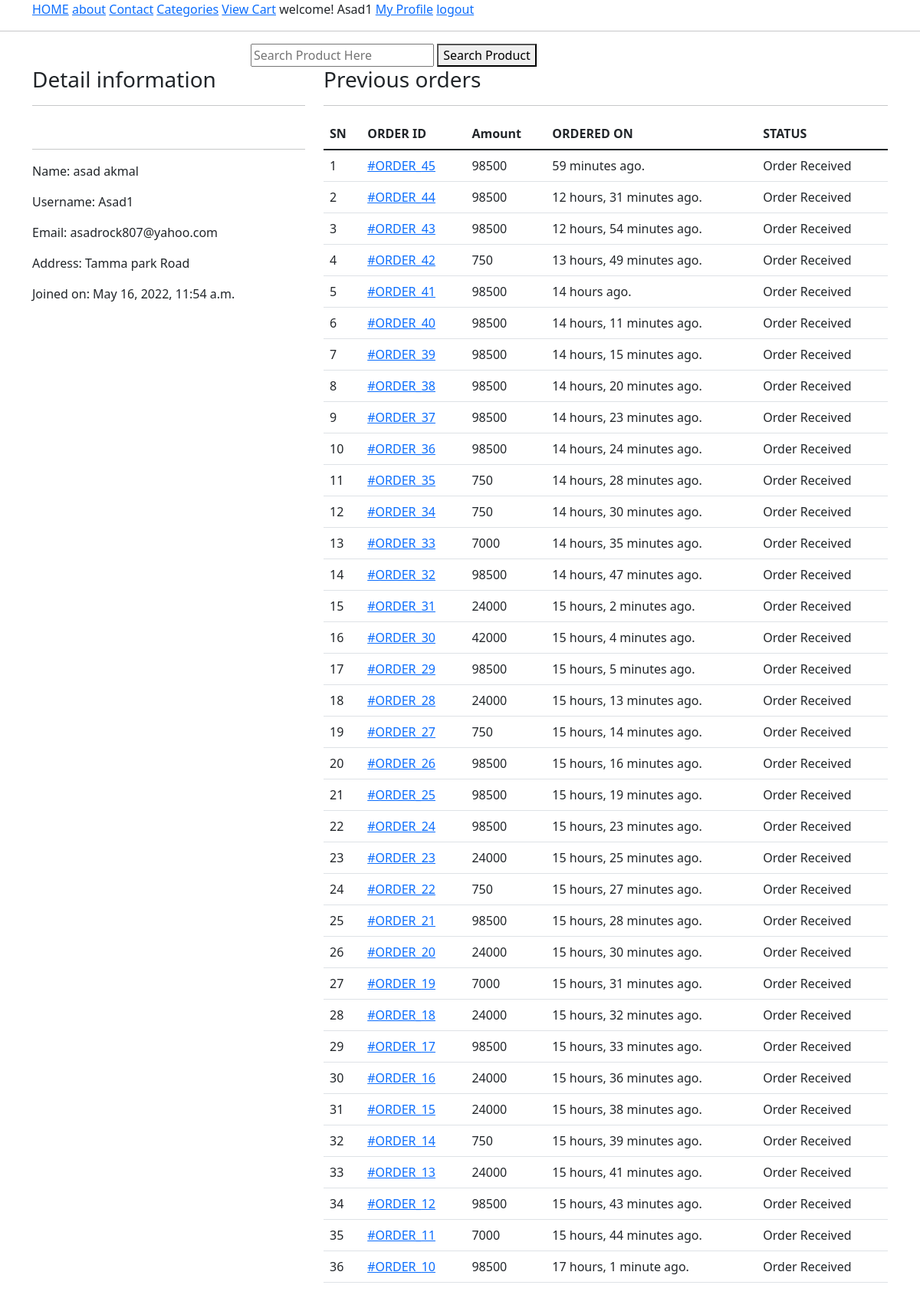
The app's page /profile/ (signed in) with its own data.
### ecomapp/models.py (models this page shows, shortened)
class Customer(models.Model):
    user = models.OneToOneField(User, on_delete=models.CASCADE)
    full_name = models.CharField(max_length=200)
    address = models.CharField(max_length=200, null=True, blank=True)
    joined_on = models.DateTimeField(auto_now_add=True)

class Order(models.Model):
    cart = models.OneToOneField(Cart, on_delete=models.CASCADE)
    order_by = models.CharField(max_length=200)
    shipping_address = models.CharField(max_length=200)
    mobile = models.CharField(max_length=15)
    email = models.EmailField()
    subtotal = models.PositiveBigIntegerField(default=0)
    discount = models.PositiveBigIntegerField(default=0)
    total = models.PositiveBigIntegerField(default=0)
    order_status = models.CharField(max_length=200, choices=ORDER_STATUS)
    created_at = models.DateTimeField(auto_now_add=True)
    payment_method = models.CharField(
        max_length=20, choices=METHODS, default="Cash on delivery"
    )
    payment_status = models.BooleanField(default=False, null=True, blank=True)

### ecomapp/views.py (the view)
# urls.py: path("profile/", CustomerProfileView.as_view(), name="customerprofile"),
class CustomerProfileView(TemplateView):
    template_name = "customerprofile.html"
    def get_context_data(self, **kwargs):
        context = super().get_context_data(**kwargs)
        customer = self.request.user.customer
        context["customer"] = customer
        orders = Order.objects.filter(cart__customer=customer).order_by("-id")
        context["orders"] = orders
        return context
    def dispatch(self, request, *args, **kwargs):
        if request.user.is_authenticated and request.user.customer:
            pass
        else:
            return redirect("/login/?next=/profile/")
        return super().dispatch(request, *args, **kwargs)

### templates/customerprofile.html (shortened to what this page needs)
{% extends 'base.html' %}
{% block content %}
<div class="container">
    <div class="row">
        <div class="col-md-4">
            <h3>Detail information </h3>
            <hr>
            <br>
            <hr>
            <p><span class="font-weight-bold">Name: </span> {{customer.full_name}}</p>
            <p><span class="font-weight-bold">Username: </span> {{customer.user.username}}</p>
            <p><span class="font-weight-bold">Email: </span> {{customer.user.email}}</p>
            <p><span class="font-weight-bold">Address: </span> {{customer.address}}</p>
            <p><span class="font-weight-bold">Joined on: </span> {{customer.joined_on}}</p>
        </div>
        <div class="col-md-8">
            <h3>Previous orders</h3>
            <hr>
            <table class="table">
                <thead>
                    <tr>
                        <th>
                            SN
                        </th>
                        <th>
                            ORDER ID
                        </th>
                        <th>
                            Amount
                        </th>
                        <th>
                            ORDERED ON
                        </th>
                        <th>
                            STATUS
                        </th>
                    </tr>
                </thead>
                <tbody>
                    {% for order in orders %}
                    <tr>
                        <td>
                            {{forloop.counter}}
                        </td>
                        <td>
                            <a href="{% url 'ecomapp:customerorderdetail' order.pk %}"> #ORDER_{{order.id}}</a>
                        </td>
                        <td>
                            {{order.total}}
                        </td>
                        <td>
                            {{order.created_at|timesince}} ago.
                        </td>
                        <td>
                            {{order.order_status}}
                        </td>
                    </tr>
                    {% endfor %}
                </tbody>
            </table>
        </div>
    </div>
</div>
{% endblock %}

### templates/base.html (shortened to what this page needs)
<!DOCTYPE html>
<html lang="en">
<head>
    <link rel="stylesheet" href="https://cdn.jsdelivr.net/npm/bootstrap@5.1.3/dist/css/bootstrap.min.css">
</head>
<body>
    <div class="container">
        <a href="/">HOME</a>
        <a href="/about/">about</a>
        <a href="/contact/">Contact</a>
        <a href="/all-products/">Categories</a>
        <a href="{% url 'ecomapp:mycart'%}">View Cart</a>
        {% if request.user.username%}
        welcome! {{request.user.username}}
        <a href="{% url 'ecomapp:customerprofile'%}">My Profile</a>
        <a href="{% url 'ecomapp:customerlogout'%}">logout</a>
        {% else %}
        <a href="{% url 'ecomapp:customerregisteration'%}">register</a>
        <a href="{% url 'ecomapp:customerlogin'%}">login</a>
        {% endif %}
    </div>
    <hr>
    <div class="container">
        <div class="row">
            <div class="col-md-6 mx-auto">
                <form action="{% url 'ecomapp:search' %}" method="get">
                    <input type="text" name="keyword" placeholder="Search Product Here" required>
                    <button class="primary">Search Product</button>
                </form>
            </div>
        </div>
    </div>
    {% block content %}
    {% endblock %}
</body>
</html>

### records on screen
Customer: full_name "asad akmal", user.username "Asad1", user.email "asadrock807@yahoo.com", address "Tamma park Road", joined_on "May 16, 2022, 11:54 a.m."
Order: id "45", total "98500", created_at "59 minutes", order_status "Order Received"
Order: id "44", total "98500", created_at "12 hours, 31 minutes", order_status "Order Received"
Order: id "43", total "98500", created_at "12 hours, 54 minutes", order_status "Order Received"
Order: id "42", total "750", created_at "13 hours, 49 minutes", order_status "Order Received"
Order: id "41", total "98500", created_at "14 hours", order_status "Order Received"
Order: id "40", total "98500", created_at "14 hours, 11 minutes", order_status "Order Received"
Order: id "39", total "98500", created_at "14 hours, 15 minutes", order_status "Order Received"
Order: id "38", total "98500", created_at "14 hours, 20 minutes", order_status "Order Received"
Order: id "37", total "98500", created_at "14 hours, 23 minutes", order_status "Order Received"
Order: id "36", total "98500", created_at "14 hours, 24 minutes", order_status "Order Received"
Order: id "35", total "750", created_at "14 hours, 28 minutes", order_status "Order Received"
Order: id "34", total "750", created_at "14 hours, 30 minutes", order_status "Order Received"
Order: id "33", total "7000", created_at "14 hours, 35 minutes", order_status "Order Received"
Order: id "32", total "98500", created_at "14 hours, 47 minutes", order_status "Order Received"
Order: id "31", total "24000", created_at "15 hours, 2 minutes", order_status "Order Received"
Order: id "30", total "42000", created_at "15 hours, 4 minutes", order_status "Order Received"
Order: id "29", total "98500", created_at "15 hours, 5 minutes", order_status "Order Received"
Order: id "28", total "24000", created_at "15 hours, 13 minutes", order_status "Order Received"
Order: id "27", total "750", created_at "15 hours, 14 minutes", order_status "Order Received"
Order: id "26", total "98500", created_at "15 hours, 16 minutes", order_status "Order Received"
Order: id "25", total "98500", created_at "15 hours, 19 minutes", order_status "Order Received"
Order: id "24", total "98500", created_at "15 hours, 23 minutes", order_status "Order Received"
Order: id "23", total "24000", created_at "15 hours, 25 minutes", order_status "Order Received"
Order: id "22", total "750", created_at "15 hours, 27 minutes", order_status "Order Received"
Order: id "21", total "98500", created_at "15 hours, 28 minutes", order_status "Order Received"
Order: id "20", total "24000", created_at "15 hours, 30 minutes", order_status "Order Received"
Order: id "19", total "7000", created_at "15 hours, 31 minutes", order_status "Order Received"
Order: id "18", total "24000", created_at "15 hours, 32 minutes", order_status "Order Received"
Order: id "17", total "98500", created_at "15 hours, 33 minutes", order_status "Order Received"
Order: id "16", total "24000", created_at "15 hours, 36 minutes", order_status "Order Received"
Order: id "15", total "24000", created_at "15 hours, 38 minutes", order_status "Order Received"
Order: id "14", total "750", created_at "15 hours, 39 minutes", order_status "Order Received"
Order: id "13", total "24000", created_at "15 hours, 41 minutes", order_status "Order Received"
Order: id "12", total "98500", created_at "15 hours, 43 minutes", order_status "Order Received"
Order: id "11", total "7000", created_at "15 hours, 44 minutes", order_status "Order Received"
Order: id "10", total "98500", created_at "17 hours, 1 minute", order_status "Order Received"

### other values on screen
{{ request.user.username }} "Asad1"
